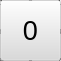
   <widget class="QWidget" name="cell_9" native="true">
    <property name="geometry">
     <rect>
      <x>570</x>
      <y>40</y>
      <width>61</width>
      <height>61</height>
     </rect>
    </property>
    <property name="minimumSize">
     <size>
      <width>61</width>
      <height>61</height>
     </size>
    </property>
    <property name="maximumSize">
     <size>
      <width>61</width>
      <height>61</height>
     </size>
    </property>
    <widget class="QPushButton" name="cell_Button_9">
     <property name="geometry">
      <rect>
       <x>0</x>
       <y>0</y>
       <width>61</width>
       <height>61</height>
      </rect>
     </property>
     <property name="minimumSize">
      <size>
       <width>61</width>
       <height>61</height>
      </size>
     </property>
     <property name="maximumSize">
      <size>
       <width>61</width>
       <height>61</height>
      </size>
     </property>
     <property name="font">
      <font>
       <pointsize>20</pointsize>
      </font>
     </property>
     <property name="styleSheet">
      <string notr="true">background-color: rgba(218, 218, 218, 100);
color: rgb(0, 0, 0);
</string>
     </property>
     <property name="text">
      <string>0</string>
     </property>
    </widget>
    <widget class="QWidget" name="gridWidget_9" native="true">
     <property name="geometry">
      <rect>
       <x>-10</x>
       <y>-10</y>
       <width>81</width>
       <height>81</height>
      </rect>
     </property>
     <property name="minimumSize">
      <size>
       <width>81</width>
       <height>81</height>
      </size>
     </property>
     <property name="maximumSize">
      <size>
       <width>81</width>
       <height>81</height>
      </size>
     </property>
     <layout class="QGridLayout" name="gridLayout_9">
      <item row="2" column="2">
       <widget class="QLabel" name="note_7_cell_9">
        <property name="font">
         <font>
          <pointsize>6</pointsize>
         </font>
        </property>
        <property name="text">
         <string>7</string>
        </property>
        <property name="alignment">
         <set>Qt::AlignCenter</set>
        </property>
       </widget>
      </item>
      <item row="1" column="2">
       <widget class="QLabel" name="note_4_cell_9">
        <property name="font">
         <font>
          <pointsize>6</pointsize>
         </font>
        </property>
        <property name="text">
         <string>4</string>
        </property>
        <property name="alignment">
         <set>Qt::AlignCenter</set>
        </property>
       </widget>
      </item>
      <item row="2" column="1">
       <widget class="QLabel" name="note_8_cell_9">
        <property name="font">
         <font>
          <pointsize>6</pointsize>
         </font>
        </property>
        <property name="layoutDirection">
         <enum>Qt::LeftToRight</enum>
        </property>
        <property name="text">
         <string>8</string>
        </property>
        <property name="alignment">
         <set>Qt::AlignCenter</set>
        </property>
       </widget>
      </item>
      <item row="2" column="0">
       <widget class="QLabel" name="note_9_cell_9">
        <property name="font">
         <font>
          <pointsize>6</pointsize>
         </font>
        </property>
        <property name="text">
         <string>9</string>
        </property>
        <property name="alignment">
         <set>Qt::AlignCenter</set>
        </property>
       </widget>
      </item>
      <item row="0" column="1">
       <widget class="QLabel" name="note_2_cell_9">
        <property name="font">
         <font>
          <pointsize>6</pointsize>
         </font>
        </property>
        <property name="text">
         <string>2</string>
        </property>
        <property name="alignment">
         <set>Qt::AlignCenter</set>
        </property>
       </widget>
      </item>
      <item row="0" column="2">
       <widget class="QLabel" name="note_1_cell_9">
        <property name="font">
         <font>
          <pointsize>6</pointsize>
         </font>
        </property>
        <property name="text">
         <string>1</string>
        </property>
        <property name="alignment">
         <set>Qt::AlignCenter</set>
        </property>
       </widget>
      </item>
      <item row="0" column="0">
       <widget class="QLabel" name="note_3_cell_9">
        <property name="font">
         <font>
          <pointsize>6</pointsize>
         </font>
        </property>
        <property name="layoutDirection">
         <enum>Qt::RightToLeft</enum>
        </property>
        <property name="text">
         <string>1</string>
        </property>
        <property name="alignment">
         <set>Qt::AlignCenter</set>
        </property>
       </widget>
      </item>
      <item row="1" column="0">
       <widget class="QLabel" name="note_6_cell_9">
        <property name="font">
         <font>
          <pointsize>6</pointsize>
         </font>
        </property>
        <property name="text">
         <string>6</string>
        </property>
        <property name="alignment">
         <set>Qt::AlignCenter</set>
        </property>
       </widget>
      </item>
      <item row="1" column="1">
       <widget class="QLabel" name="note_5_cell_9">
        <property name="font">
         <font>
          <pointsize>6</pointsize>
         </font>
        </property>
        <property name="text">
         <string>5</string>
        </property>
        <property name="alignment">
         <set>Qt::AlignCenter</set>
        </property>
       </widget>
      </item>
     </layout>
    </widget>
    <zorder>gridWidget_9</zorder>
    <zorder>cell_Button_9</zorder>
   </widget>
